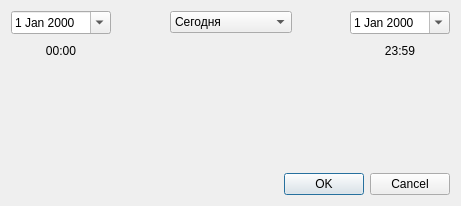
<?xml version="1.0" encoding="UTF-8"?>
<ui version="4.0">
 <class>SelectDateWidget</class>
 <widget class="QDialog" name="SelectDateWidget">
  <property name="geometry">
   <rect>
    <x>0</x>
    <y>0</y>
    <width>461</width>
    <height>206</height>
   </rect>
  </property>
  <property name="sizePolicy">
   <sizepolicy hsizetype="Fixed" vsizetype="Fixed">
    <horstretch>0</horstretch>
    <verstretch>0</verstretch>
   </sizepolicy>
  </property>
  <property name="minimumSize">
   <size>
    <width>461</width>
    <height>206</height>
   </size>
  </property>
  <property name="maximumSize">
   <size>
    <width>461</width>
    <height>206</height>
   </size>
  </property>
  <property name="windowTitle">
   <string>Установка временного интервала</string>
  </property>
  <layout class="QGridLayout" name="gridLayout">
   <item row="1" column="0">
    <layout class="QHBoxLayout" name="horizontalLayout_2">
     <item>
      <widget class="QToolButton" name="start_time">
       <property name="minimumSize">
        <size>
         <width>100</width>
         <height>0</height>
        </size>
       </property>
       <property name="text">
        <string>00:00</string>
       </property>
       <property name="autoRaise">
        <bool>true</bool>
       </property>
      </widget>
     </item>
     <item>
      <spacer name="horizontalSpacer">
       <property name="orientation">
        <enum>Qt::Horizontal</enum>
       </property>
       <property name="sizeHint" stdset="0">
        <size>
         <width>40</width>
         <height>20</height>
        </size>
       </property>
      </spacer>
     </item>
     <item>
      <spacer name="horizontalSpacer_2">
       <property name="orientation">
        <enum>Qt::Horizontal</enum>
       </property>
       <property name="sizeHint" stdset="0">
        <size>
         <width>40</width>
         <height>20</height>
        </size>
       </property>
      </spacer>
     </item>
     <item>
      <widget class="QToolButton" name="end_time">
       <property name="minimumSize">
        <size>
         <width>100</width>
         <height>0</height>
        </size>
       </property>
       <property name="text">
        <string>23:59</string>
       </property>
       <property name="autoRaise">
        <bool>true</bool>
       </property>
      </widget>
     </item>
    </layout>
   </item>
   <item row="0" column="0">
    <layout class="QHBoxLayout" name="horizontalLayout">
     <item>
      <widget class="QDateEdit" name="start_date">
       <property name="minimumSize">
        <size>
         <width>100</width>
         <height>0</height>
        </size>
       </property>
       <property name="calendarPopup">
        <bool>true</bool>
       </property>
      </widget>
     </item>
     <item>
      <spacer name="horizontalSpacer_3">
       <property name="orientation">
        <enum>Qt::Horizontal</enum>
       </property>
       <property name="sizeHint" stdset="0">
        <size>
         <width>40</width>
         <height>20</height>
        </size>
       </property>
      </spacer>
     </item>
     <item>
      <widget class="QComboBox" name="periodBox">
       <item>
        <property name="text">
         <string>Сегодня</string>
        </property>
       </item>
       <item>
        <property name="text">
         <string>Вчера</string>
        </property>
       </item>
       <item>
        <property name="text">
         <string>Вчера и сегодня</string>
        </property>
       </item>
       <item>
        <property name="text">
         <string>За 3 дня</string>
        </property>
       </item>
       <item>
        <property name="text">
         <string>За неделю</string>
        </property>
       </item>
      </widget>
     </item>
     <item>
      <spacer name="horizontalSpacer_4">
       <property name="orientation">
        <enum>Qt::Horizontal</enum>
       </property>
       <property name="sizeHint" stdset="0">
        <size>
         <width>40</width>
         <height>20</height>
        </size>
       </property>
      </spacer>
     </item>
     <item>
      <widget class="QDateEdit" name="end_date">
       <property name="minimumSize">
        <size>
         <width>100</width>
         <height>0</height>
        </size>
       </property>
       <property name="calendarPopup">
        <bool>true</bool>
       </property>
      </widget>
     </item>
    </layout>
   </item>
   <item row="3" column="0">
    <widget class="QDialogButtonBox" name="buttonBox">
     <property name="orientation">
      <enum>Qt::Horizontal</enum>
     </property>
     <property name="standardButtons">
      <set>QDialogButtonBox::Cancel|QDialogButtonBox::Ok</set>
     </property>
    </widget>
   </item>
   <item row="2" column="0">
    <spacer name="verticalSpacer">
     <property name="orientation">
      <enum>Qt::Vertical</enum>
     </property>
     <property name="sizeHint" stdset="0">
      <size>
       <width>20</width>
       <height>0</height>
      </size>
     </property>
    </spacer>
   </item>
  </layout>
 </widget>
 <resources/>
 <connections>
  <connection>
   <sender>buttonBox</sender>
   <signal>accepted()</signal>
   <receiver>SelectDateWidget</receiver>
   <slot>accept()</slot>
   <hints>
    <hint type="sourcelabel">
     <x>248</x>
     <y>254</y>
    </hint>
    <hint type="destinationlabel">
     <x>157</x>
     <y>274</y>
    </hint>
   </hints>
  </connection>
  <connection>
   <sender>buttonBox</sender>
   <signal>rejected()</signal>
   <receiver>SelectDateWidget</receiver>
   <slot>reject()</slot>
   <hints>
    <hint type="sourcelabel">
     <x>316</x>
     <y>260</y>
    </hint>
    <hint type="destinationlabel">
     <x>286</x>
     <y>274</y>
    </hint>
   </hints>
  </connection>
 </connections>
</ui>
